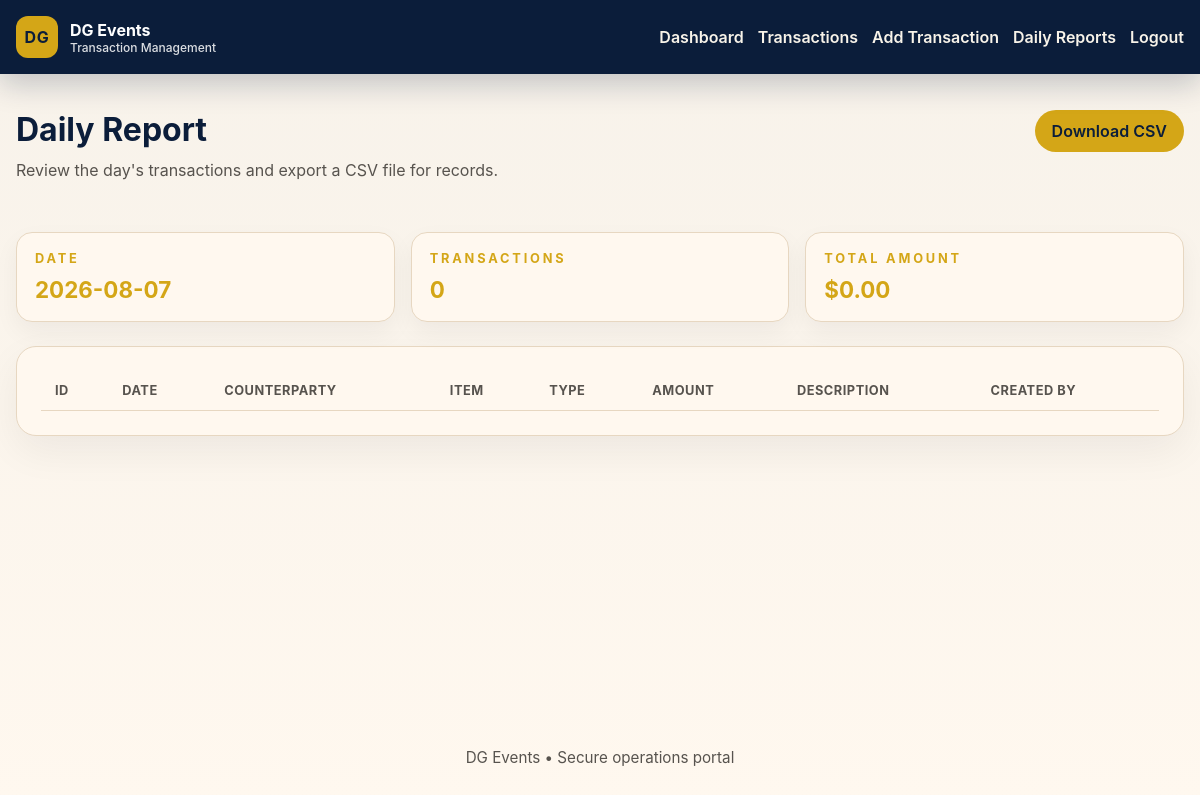
Before: /reports/daily (signed in) with the older database file.
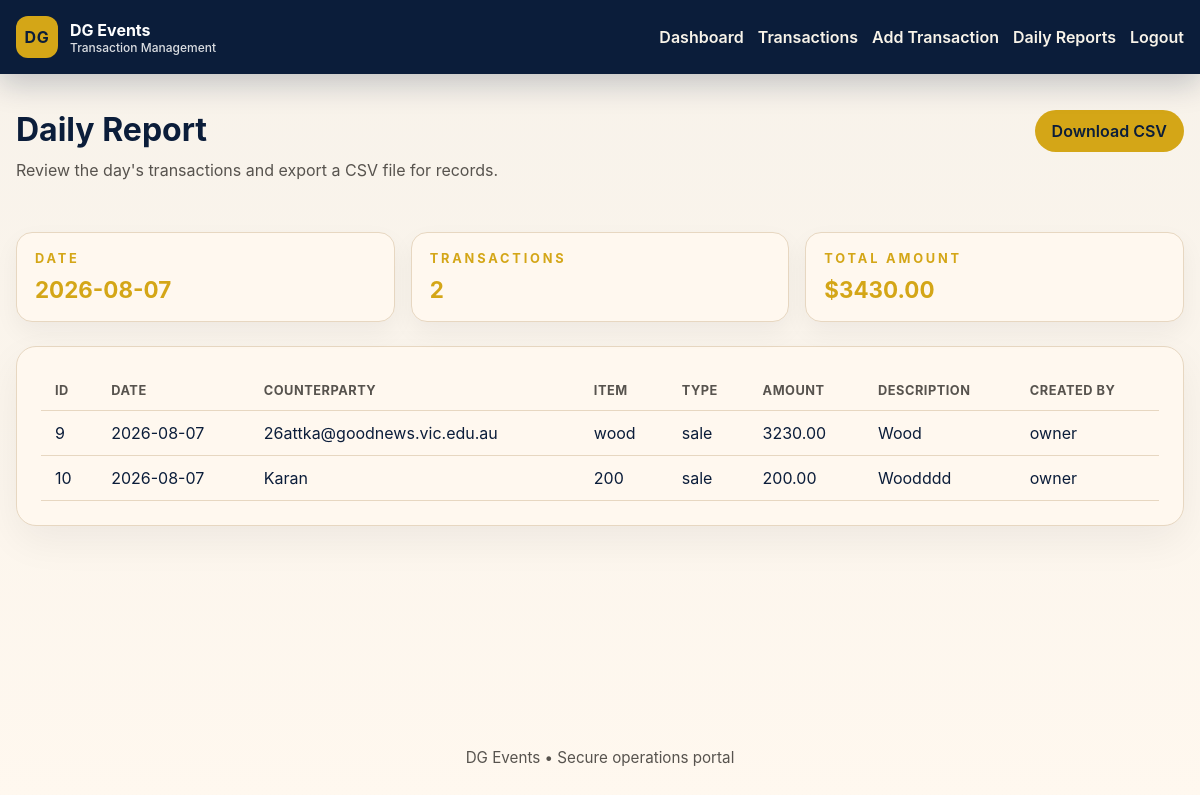
After: the same page with the newer database file.
### tables this page shows
CREATE TABLE transactions (
        id INTEGER PRIMARY KEY AUTOINCREMENT,
        counterparty TEXT NOT NULL,
        item TEXT NOT NULL,
        transaction_type TEXT NOT NULL,
        amount REAL NOT NULL,
        date TEXT NOT NULL,
        description TEXT,
        created_by TEXT NOT NULL,
        created_at TEXT NOT NULL
    );

### app.py (the view)
@app.route('/reports/daily')
@login_required
@owner_required
def daily_report():
    selected_date = request.args.get('date') or date.today().isoformat()
    rows = query_db('SELECT * FROM transactions WHERE date = ? ORDER BY id', (selected_date,))
    total = sum(r['amount'] for r in rows)
    return render_template('reports.html', date=selected_date, transactions=rows, total=total)

### app.py (called while the page is built)
def get_db():
    db = getattr(g, '_database', None)
    if db is None:
        db = g._database = sqlite3.connect(DB_PATH)
        db.row_factory = sqlite3.Row
    return db

@app.teardown_appcontext
def close_connection(exception):
    db = getattr(g, '_database', None)
    if db is not None:
        db.close()

def query_db(query, args=(), one=False):
    cur = get_db().execute(query, args)
    rv = cur.fetchall()
    cur.close()
    return (rv[0] if rv else None) if one else rv

def login_required(f):
    from functools import wraps
    @wraps(f)
    def wrapped(*args, **kwargs):
        if 'user_id' not in session:
            return redirect(url_for('login'))
        return f(*args, **kwargs)
    return wrapped

def owner_required(f):
    from functools import wraps
    @wraps(f)
    def wrapped(*args, **kwargs):
        if session.get('role') != 'owner':
            flash('Owner access required', 'danger')
            return redirect(url_for('dashboard'))
        return f(*args, **kwargs)
    return wrapped

### templates/reports.html
{% extends 'base.html' %}
{% block content %}
<div class="page-heading">
  <div>
    <h2 class="page-title">Daily Report</h2>
    <p class="page-subtitle">Review the day's transactions and export a CSV file for records.</p>
  </div>
  <a class="btn btn-primary" href="/reports/daily/download?date={{ date }}">Download CSV</a>
</div>
<div class="metric-grid">
  <div class="metric-card">
    <p class="eyebrow">Date</p>
    <div class="summary-value">{{ date }}</div>
  </div>
  <div class="metric-card">
    <p class="eyebrow">Transactions</p>
    <div class="summary-value">{{ transactions|length }}</div>
  </div>
  <div class="metric-card">
    <p class="eyebrow">Total Amount</p>
    <div class="summary-value">${{ '%.2f'|format(total) }}</div>
  </div>
</div>
<div class="table-card">
  <table>
    <thead>
      <tr>
        <th>ID</th>
        <th>Date</th>
        <th>Counterparty</th>
        <th>Item</th>
        <th>Type</th>
        <th>Amount</th>
        <th>Description</th>
        <th>Created By</th>
      </tr>
    </thead>
    <tbody>
    {% for t in transactions %}
      <tr>
        <td>{{ t.id }}</td>
        <td>{{ t.date }}</td>
        <td>{{ t.counterparty }}</td>
        <td>{{ t.item }}</td>
        <td>{{ t.transaction_type }}</td>
        <td>{{ '%.2f'|format(t.amount) }}</td>
        <td>{{ t.description }}</td>
        <td>{{ t.created_by }}</td>
      </tr>
    {% endfor %}
    </tbody>
  </table>
</div>
{% endblock %}

Changed rows visible on the page:
added transactions: id "9", date "2026-08-07", counterparty "26attka@goodnews.vic.edu.au", item "wood", transaction_type "sale", amount "3230.00", description "Wood", created_by "owner"
added transactions: id "10", date "2026-08-07", counterparty "Karan", item "200", transaction_type "sale", amount "200.00", description "Woodddd", created_by "owner"
Other visible differences:
{{ transactions|length }}: "0" → "2"
{{ '%.2f'|format(total) }}: "0.00" → "3430.00"
